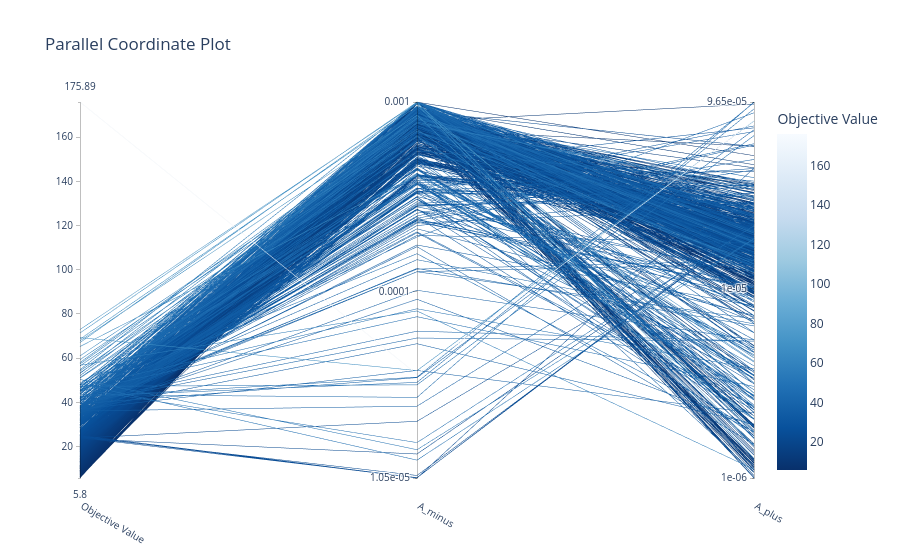

Notebook cell for this chart:
### Code cell
fig = optuna.visualization.plot_parallel_coordinate(
    STDP_classic_hpo.study_rate, params=["A_minus", "A_plus"]
)
fig.show()

### Figure 1 — Plotly figure (JSON) as saved in the notebook; plotly's stock layout.template omitted (floating-point values rounded to 4 significant figures; data arrays with more than 128 entries replaced by an {"elided": "..."} marker saying what was removed)
{"data": [{"dimensions": [{"label": "Objective Value", "range": [5.803, 175.9], "values": {"elided": "823 float values"}}, {"label": "A_minus", "range": [-4.981, -3.0], "ticktext": ["1.05e-05", "0.0001", "0.001"], "tickvals": [-4.981, -4, -3.0], "values": {"elided": "823 float values"}}, {"label": "A_plus", "range": [-5.999, -4.016], "ticktext": ["1e-06", "1e-05", "9.65e-05"], "tickvals": [-5.999, -5, -4.016], "values": {"elided": "823 float values"}}], "labelangle": 30, "labelside": "bottom", "line": {"color": {"elided": "823 float values"}, "colorbar": {"title": {"text": "Objective Value"}}, "colorscale": [[0, "rgb(247,251,255)"], [0.125, "rgb(222,235,247)"], [0.25, "rgb(198,219,239)"], [0.375, "rgb(158,202,225)"], [0.5, "rgb(107,174,214)"], [0.625, "rgb(66,146,198)"], [0.75, "rgb(33,113,181)"], [0.875, "rgb(8,81,156)"], [1, "rgb(8,48,107)"]], "reversescale": true, "showscale": true}, "type": "parcoords"}], "layout": {"title": {"text": "Parallel Coordinate Plot"}}}
